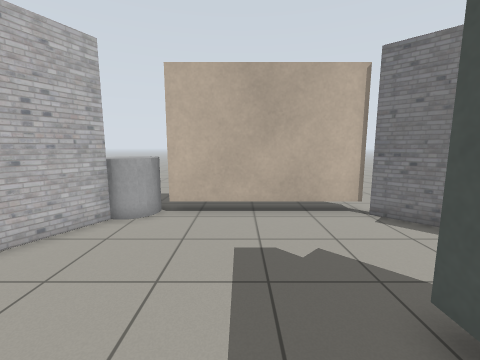
[1] (above)

16 first-person views from a walk through a robot-simulator world made for Gazebo. The camera is 1.2 m above the floor, tilts 8° down and sees 90° across. The floor is counted in squares, 0.5 m on a side. Each view is taken from the middle of a square. On the plan, view 1 faces up. The plan holds only what a view shows up to about 16 squares ahead; the rest is blank. Some surface patterns are stand-ins.

[2]
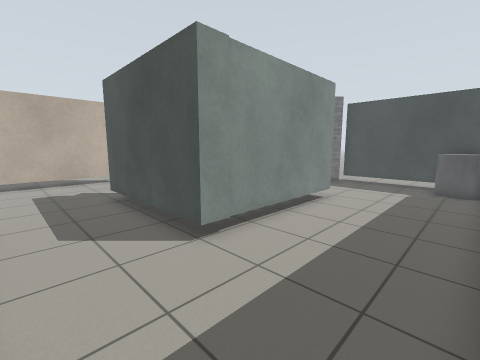

[3]
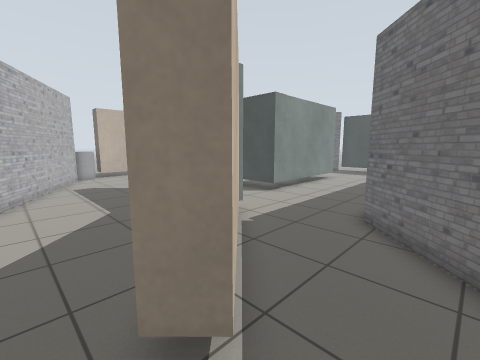

[4]
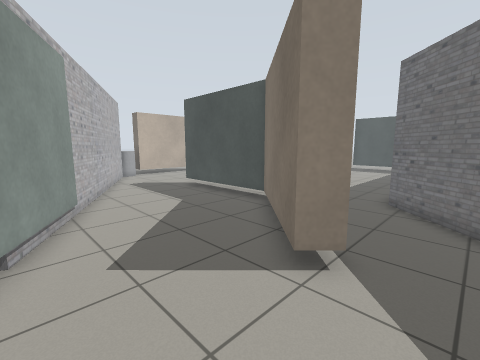

[5]
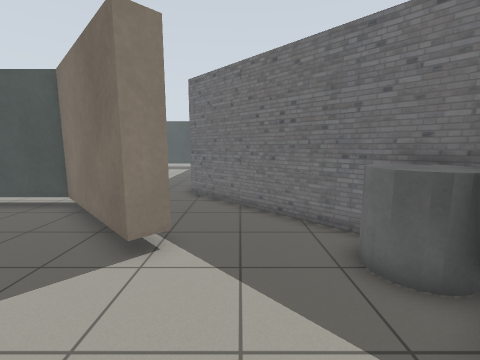

[6]
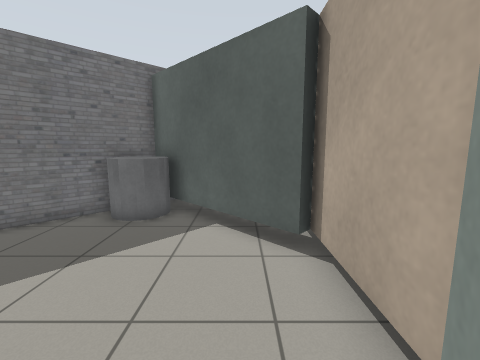

[7]
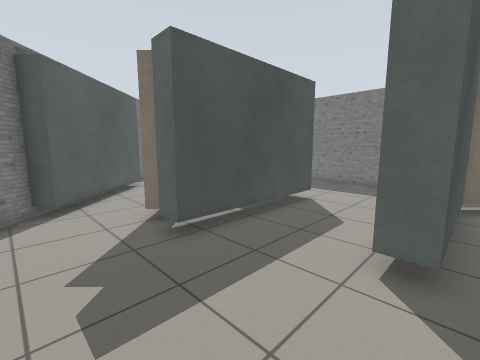

[8]
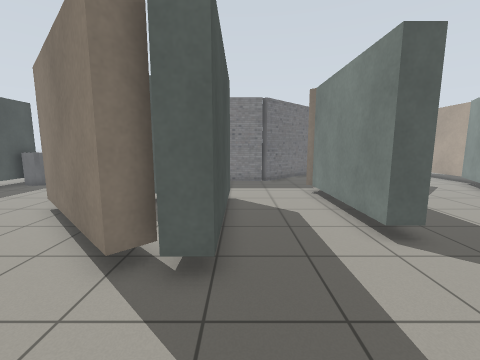

[9]
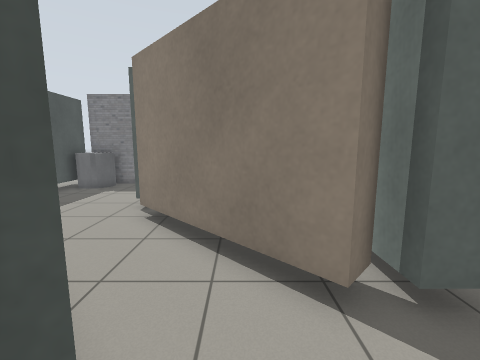

[10]
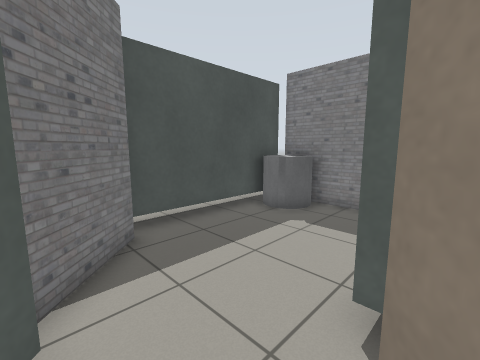

[11]
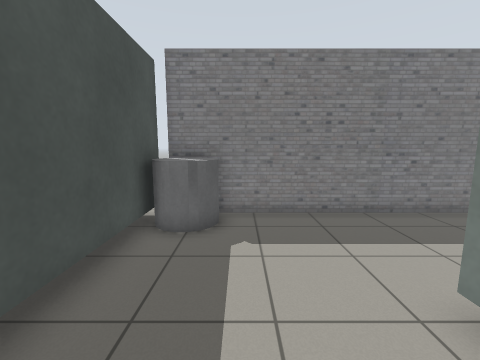

[12]
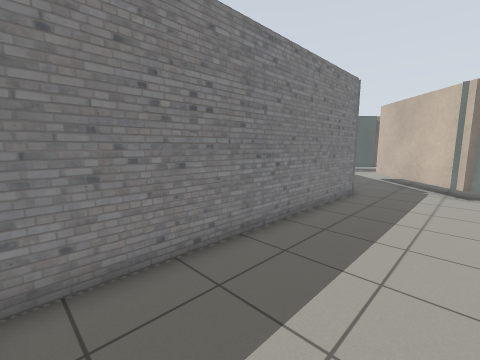

[13]
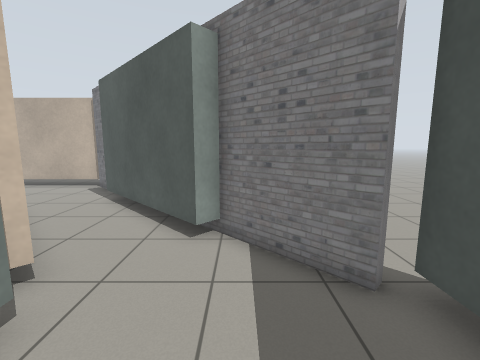

[14]
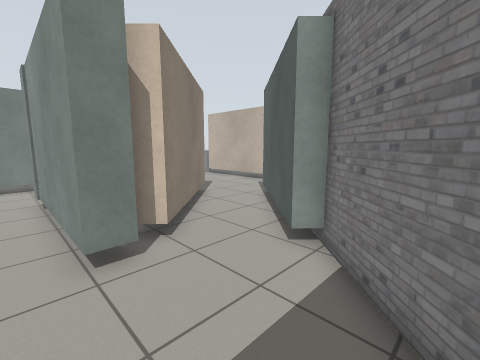

[15]
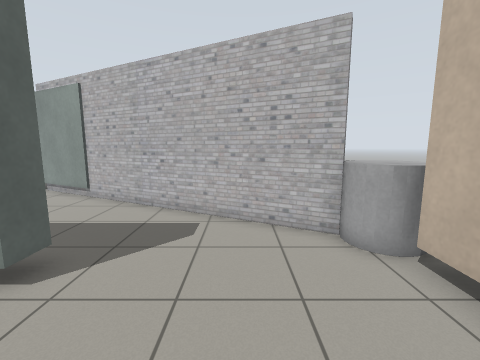

[16]
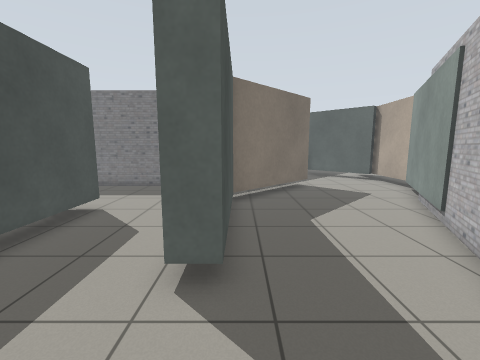

### Floor plan
Key: @ floor where view 1 was taken; # wall or solid block; . floor; C grey cylinder.
Columns run from 13 left of view 1 to 16 right of it. Each row starts with its distance up from view 1.
 10          C.
  9         CCC########
  8         CCC.......##
  7         #..........##
  6        ##...........#
  5        #............##
  4       ##.............##
  3       #.........##....##
  2      ##.........###....##
  1      #.....#....# ##....###
  0     ##.....#.@..#  ##....###
 -1     #......#....#   ##.....##
 -2    ##......#....#    ##.....##
 -3    #.......#....#  #  ##.....#
 -4   ##.......#....########.....#
 -5   #........#.................#
 -6  ##.......##.................#
 -7  #.......##..................#
 -8 ##......##.................CC#
 -9 #......##..................CC#
-10 #.....##.....#################
-11 #...........##
-12 #..........##
-13 ##........##
-14  ##......##
-15   ##.CC.##
-16    ##CC##
-17     ####

Where each view was taken, in squares from view 1:
view 1: 0 up, 0 right, facing up
view 2: 9 down, 1 left, facing up-right
view 3: 12 down, 8 left, facing up-right
view 4: 12 down, 11 left, facing up-right
view 5: 12 down, 12 left, facing right
view 6: 7 down, 11 left, facing down
view 7: 6 up, 3 left, facing down-right
view 8: 7 up, 2 right, facing down
view 9: 6 up, 6 right, facing down
view 10: 0 up, 9 right, facing down-right
view 11: 1 down, 13 right, facing down
view 12: 5 down, 13 right, facing down-left
view 13: 6 down, 13 right, facing up
view 14: 5 down, 15 right, facing up-left
view 15: 5 up, 2 right, facing left
view 16: 5 up, 3 left, facing down
